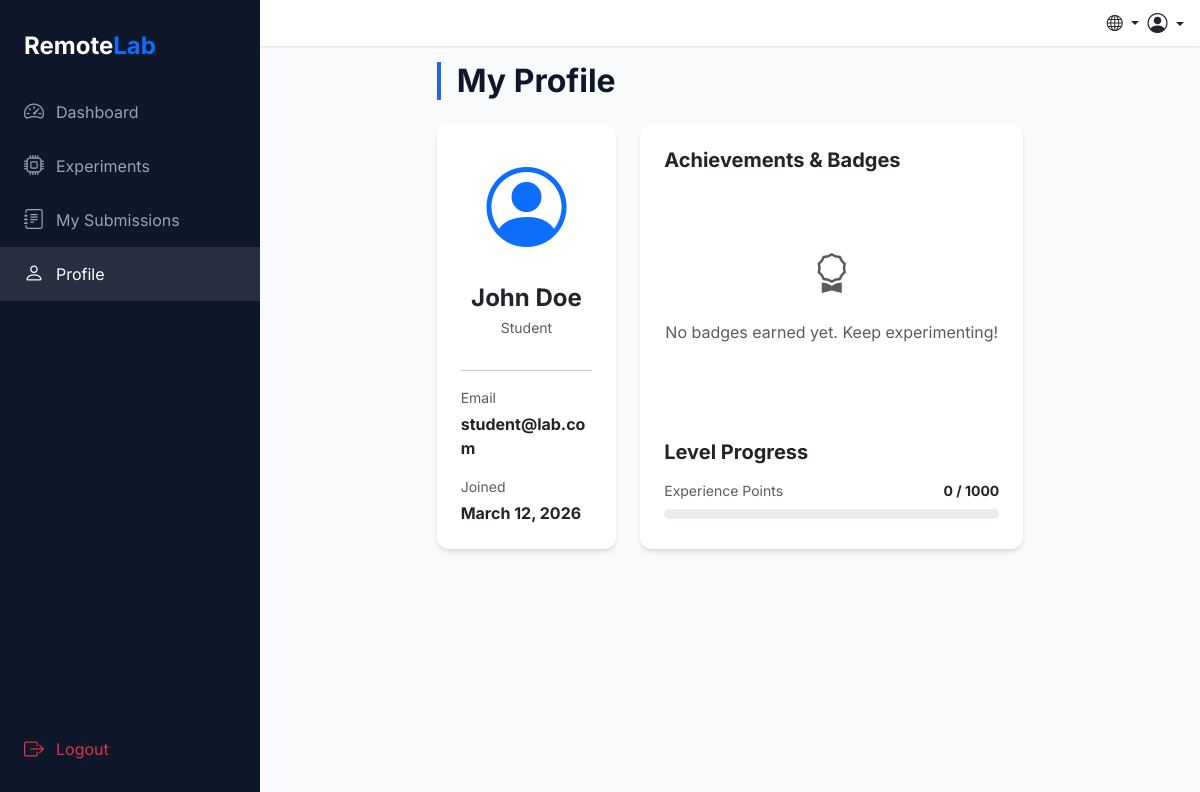
The app's page /api/user/profile (signed in) with its own data.
### app/models.py (models this page shows, shortened)
class User(db.Model):
    __tablename__ = 'users'
    id = db.Column(db.Integer, primary_key=True)
    name = db.Column(db.String(100), nullable=False)
    email = db.Column(db.String(120), unique=True, nullable=False)
    password_hash = db.Column(db.String(255), nullable=False)
    role = db.Column(db.String(20), default='student')  # student / teacher
    points = db.Column(db.Integer, default=0)
    created_at = db.Column(db.DateTime, default=datetime.utcnow)
    submissions = db.relationship('Submission', backref='student', lazy=True, cascade='all, delete-orphan')

### app/routes/user_routes.py (the view)
@user_bp.route('/profile')
@jwt_required()
def profile():
    user_id = get_jwt_identity()
    user = User.query.get(user_id)
    if not user:
        flash('Sessiya muddati tugagan yoki foydalanuvchi topilmadi. Iltimos, qayta kiring.', 'warning')
        return redirect(url_for('auth.login'))
    return render_template('dashboard/profile.html', user=user)

### app/__init__.py (called while the page is built)
def get_locale():
    cookie_lang = request.cookies.get('lang')
    if cookie_lang in ['en', 'uz', 'ru']:
        return cookie_lang
    return request.accept_languages.best_match(['en', 'uz', 'ru']) or 'en'

### app/templates/dashboard/profile.html (shortened to what this page needs)
{% extends "base.html" %}
{% block content %}
<div class="row justify-content-center">
    <div class="col-md-8">
        <h2 class="section-title mb-4">My Profile</h2>
        <div class="row g-4">
            <div class="col-md-4 text-center">
                <div class="card lab-card p-4 h-100">
                    <div class="mb-3">
                        <i class="bi bi-person-circle text-primary" style="font-size: 5rem;"></i>
                    </div>
                    <h4 class="fw-bold mb-1">{{ user.name }}</h4>
                    <p class="text-muted small">{{ user.role|title }}</p>
                    <hr>
                    <div class="text-start">
                        <div class="small text-muted mb-1">Email</div>
                        <div class="fw-bold mb-3">{{ user.email }}</div>
                        <div class="small text-muted mb-1">Joined</div>
                        <div class="fw-bold">{{ user.created_at.strftime('%B %d, %Y') }}</div>
                    </div>
                </div>
            </div>
            <div class="col-md-8">
                <div class="card lab-card p-4 h-100">
                    <h5 class="fw-bold mb-4">Achievements & Badges</h5>
                    <div class="row g-3">
                        {% if user.badges_awarded %}
                        {% for ub in user.badges_awarded %}
                        <div class="col-6 col-sm-4 text-center">
                            <div class="p-3 border rounded-3 bg-light">
                                <i class="bi {{ ub.badge.icon }} text-warning fs-1"></i>
                                <div class="small fw-bold mt-2">{{ ub.badge.name }}</div>
                            </div>
                        </div>
                        {% endfor %}
                        {% else %}
                        <div class="col-12 text-center py-5 text-muted">
                            <i class="bi bi-award fs-1 d-block mb-3"></i>
                            No badges earned yet. Keep experimenting!
                        </div>
                        {% endif %}
                    </div>
                    <div class="mt-5">
                        <h5 class="fw-bold mb-3">Level Progress</h5>
                        <div class="d-flex justify-content-between mb-2">
                            <span class="small text-muted">Experience Points</span>
                            <span class="small fw-bold">{{ user.points }} / 1000</span>
                        </div>
                        <div class="progress" style="height: 10px;">
                        </div>
                    </div>
                </div>
            </div>
        </div>
    </div>
</div>
{% endblock %}

### app/static/css/style.css (style rules this page uses)
:root { --primary-color: #2563EB; --secondary-color: #0F172A; --bg-color: #F8FAFC; --accent-color: #22C55E; --text-main: #1E293B; --text-muted: #64748B; --card-shadow: 0 4px 6px -1px rgb(0 0 0 / 0.1), 0 2px 4px -2px rgb(0 0 0 / 0.1); --sidebar-width: 260px; --bottom-nav-height: 65px; }
body { background-color: var(--bg-color); font-family: 'Inter', system-ui, -apple-system, sans-serif; color: var(--text-main); }
.lab-card { border: none; border-radius: 12px; box-shadow: var(--card-shadow); transition: transform 0.2s ease; }
h1, h2, h3 { font-weight: 700; color: var(--secondary-color); }
.section-title { margin-bottom: 1.5rem; border-left: 4px solid var(--primary-color); padding-left: 1rem; }

### records on screen
User: name "John Doe", role "Student", email "student@lab.com", created_at "March 12, 2026", points "0"
